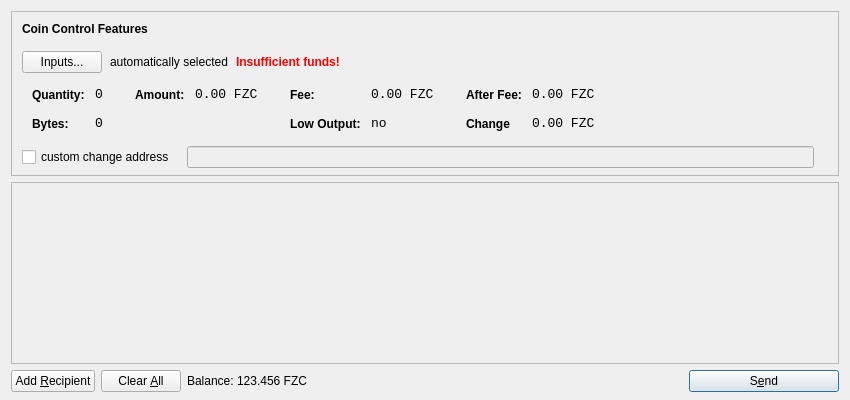
<?xml version="1.0" encoding="UTF-8"?>
<ui version="4.0">
 <class>SendCoinsDialog</class>
 <widget class="QDialog" name="SendCoinsDialog">
  <property name="geometry">
   <rect>
    <x>0</x>
    <y>0</y>
    <width>850</width>
    <height>400</height>
   </rect>
  </property>
  <property name="windowTitle">
   <string>Send Coins</string>
  </property>
  <layout class="QVBoxLayout" name="verticalLayout" stretch="0,1,0">
   <property name="bottomMargin">
    <number>8</number>
   </property>
   <item>
    <widget class="QFrame" name="frameCoinControl">
     <property name="sizePolicy">
      <sizepolicy hsizetype="Expanding" vsizetype="Expanding">
       <horstretch>0</horstretch>
       <verstretch>0</verstretch>
      </sizepolicy>
     </property>
     <property name="maximumSize">
      <size>
       <width>16777215</width>
       <height>16777215</height>
      </size>
     </property>
     <property name="frameShape">
      <enum>QFrame::StyledPanel</enum>
     </property>
     <property name="frameShadow">
      <enum>QFrame::Sunken</enum>
     </property>
     <layout class="QVBoxLayout" name="verticalLayoutCoinControl2">
      <property name="spacing">
       <number>-1</number>
      </property>
      <property name="leftMargin">
       <number>0</number>
      </property>
      <property name="topMargin">
       <number>0</number>
      </property>
      <property name="rightMargin">
       <number>0</number>
      </property>
      <property name="bottomMargin">
       <number>6</number>
      </property>
      <item>
       <layout class="QVBoxLayout" name="verticalLayoutCoinControl" stretch="0,0,0,0,1">
        <property name="spacing">
         <number>0</number>
        </property>
        <property name="leftMargin">
         <number>10</number>
        </property>
        <property name="topMargin">
         <number>10</number>
        </property>
        <item>
         <layout class="QHBoxLayout" name="horizontalLayoutCoinControl1">
          <property name="bottomMargin">
           <number>15</number>
          </property>
          <item>
           <widget class="QLabel" name="labelCoinControlFeatures">
            <property name="sizePolicy">
             <sizepolicy hsizetype="Preferred" vsizetype="Maximum">
              <horstretch>0</horstretch>
              <verstretch>0</verstretch>
             </sizepolicy>
            </property>
            <property name="font">
             <font>
              <weight>75</weight>
              <bold>true</bold>
             </font>
            </property>
            <property name="styleSheet">
             <string notr="true">font-weight:bold;</string>
            </property>
            <property name="text">
             <string>Coin Control Features</string>
            </property>
           </widget>
          </item>
         </layout>
        </item>
        <item>
         <layout class="QHBoxLayout" name="horizontalLayoutCoinControl2" stretch="0,0,0,0">
          <property name="spacing">
           <number>8</number>
          </property>
          <property name="bottomMargin">
           <number>10</number>
          </property>
          <item>
           <widget class="QPushButton" name="pushButtonCoinControl">
            <property name="styleSheet">
             <string notr="true"/>
            </property>
            <property name="text">
             <string>Inputs...</string>
            </property>
           </widget>
          </item>
          <item>
           <widget class="QLabel" name="labelCoinControlAutomaticallySelected">
            <property name="text">
             <string>automatically selected</string>
            </property>
            <property name="margin">
             <number>5</number>
            </property>
           </widget>
          </item>
          <item>
           <widget class="QLabel" name="labelCoinControlInsuffFunds">
            <property name="font">
             <font>
              <weight>75</weight>
              <bold>true</bold>
             </font>
            </property>
            <property name="styleSheet">
             <string notr="true">color:red;font-weight:bold;</string>
            </property>
            <property name="text">
             <string>Insufficient funds!</string>
            </property>
            <property name="margin">
             <number>5</number>
            </property>
           </widget>
          </item>
          <item>
           <spacer name="horizontalSpacerCoinControl">
            <property name="orientation">
             <enum>Qt::Horizontal</enum>
            </property>
            <property name="sizeHint" stdset="0">
             <size>
              <width>40</width>
              <height>1</height>
             </size>
            </property>
           </spacer>
          </item>
         </layout>
        </item>
        <item>
         <widget class="QWidget" name="widgetCoinControl" native="true">
          <property name="sizePolicy">
           <sizepolicy hsizetype="Preferred" vsizetype="Preferred">
            <horstretch>0</horstretch>
            <verstretch>0</verstretch>
           </sizepolicy>
          </property>
          <property name="minimumSize">
           <size>
            <width>0</width>
            <height>0</height>
           </size>
          </property>
          <property name="styleSheet">
           <string notr="true"/>
          </property>
          <layout class="QHBoxLayout" name="horizontalLayoutCoinControl5">
           <property name="margin">
            <number>0</number>
           </property>
           <item>
            <layout class="QHBoxLayout" name="horizontalLayoutCoinControl3" stretch="0,0,0,1">
             <property name="spacing">
              <number>20</number>
             </property>
             <property name="topMargin">
              <number>0</number>
             </property>
             <property name="bottomMargin">
              <number>10</number>
             </property>
             <item>
              <layout class="QFormLayout" name="formLayoutCoinControl1">
               <property name="horizontalSpacing">
                <number>10</number>
               </property>
               <property name="verticalSpacing">
                <number>14</number>
               </property>
               <property name="leftMargin">
                <number>10</number>
               </property>
               <property name="topMargin">
                <number>4</number>
               </property>
               <property name="rightMargin">
                <number>6</number>
               </property>
               <item row="0" column="0">
                <widget class="QLabel" name="labelCoinControlQuantityText">
                 <property name="styleSheet">
                  <string notr="true">font-weight:bold;</string>
                 </property>
                 <property name="text">
                  <string>Quantity:</string>
                 </property>
                 <property name="margin">
                  <number>0</number>
                 </property>
                </widget>
               </item>
               <item row="0" column="1">
                <widget class="QLabel" name="labelCoinControlQuantity">
                 <property name="font">
                  <font>
                   <family>Monospace</family>
                   <pointsize>10</pointsize>
                  </font>
                 </property>
                 <property name="cursor">
                  <cursorShape>IBeamCursor</cursorShape>
                 </property>
                 <property name="contextMenuPolicy">
                  <enum>Qt::ActionsContextMenu</enum>
                 </property>
                 <property name="text">
                  <string>0</string>
                 </property>
                 <property name="margin">
                  <number>0</number>
                 </property>
                 <property name="textInteractionFlags">
                  <set>Qt::LinksAccessibleByMouse|Qt::TextSelectableByKeyboard|Qt::TextSelectableByMouse</set>
                 </property>
                </widget>
               </item>
               <item row="1" column="0">
                <widget class="QLabel" name="labelCoinControlBytesText">
                 <property name="styleSheet">
                  <string notr="true">font-weight:bold;</string>
                 </property>
                 <property name="text">
                  <string>Bytes:</string>
                 </property>
                </widget>
               </item>
               <item row="1" column="1">
                <widget class="QLabel" name="labelCoinControlBytes">
                 <property name="font">
                  <font>
                   <family>Monospace</family>
                   <pointsize>10</pointsize>
                  </font>
                 </property>
                 <property name="cursor">
                  <cursorShape>IBeamCursor</cursorShape>
                 </property>
                 <property name="contextMenuPolicy">
                  <enum>Qt::ActionsContextMenu</enum>
                 </property>
                 <property name="text">
                  <string>0</string>
                 </property>
                 <property name="textInteractionFlags">
                  <set>Qt::LinksAccessibleByMouse|Qt::TextSelectableByKeyboard|Qt::TextSelectableByMouse</set>
                 </property>
                </widget>
               </item>
              </layout>
             </item>
             <item>
              <layout class="QFormLayout" name="formLayoutCoinControl2">
               <property name="horizontalSpacing">
                <number>10</number>
               </property>
               <property name="verticalSpacing">
                <number>14</number>
               </property>
               <property name="leftMargin">
                <number>6</number>
               </property>
               <property name="topMargin">
                <number>4</number>
               </property>
               <property name="rightMargin">
                <number>6</number>
               </property>
               <item row="0" column="0">
                <widget class="QLabel" name="labelCoinControlAmountText">
                 <property name="styleSheet">
                  <string notr="true">font-weight:bold;</string>
                 </property>
                 <property name="text">
                  <string>Amount:</string>
                 </property>
                 <property name="margin">
                  <number>0</number>
                 </property>
                </widget>
               </item>
               <item row="0" column="1">
                <widget class="QLabel" name="labelCoinControlAmount">
                 <property name="font">
                  <font>
                   <family>Monospace</family>
                   <pointsize>10</pointsize>
                  </font>
                 </property>
                 <property name="cursor">
                  <cursorShape>IBeamCursor</cursorShape>
                 </property>
                 <property name="contextMenuPolicy">
                  <enum>Qt::ActionsContextMenu</enum>
                 </property>
                 <property name="text">
                  <string notr="true">0.00 FZC</string>
                 </property>
                 <property name="textInteractionFlags">
                  <set>Qt::LinksAccessibleByMouse|Qt::TextSelectableByKeyboard|Qt::TextSelectableByMouse</set>
                 </property>
                </widget>
               </item>
              </layout>
             </item>
             <item>
              <layout class="QFormLayout" name="formLayoutCoinControl3">
               <property name="horizontalSpacing">
                <number>10</number>
               </property>
               <property name="verticalSpacing">
                <number>14</number>
               </property>
               <property name="leftMargin">
                <number>6</number>
               </property>
               <property name="topMargin">
                <number>4</number>
               </property>
               <property name="rightMargin">
                <number>6</number>
               </property>
               <item row="0" column="0">
                <widget class="QLabel" name="labelCoinControlFeeText">
                 <property name="styleSheet">
                  <string notr="true">font-weight:bold;</string>
                 </property>
                 <property name="text">
                  <string>Fee:</string>
                 </property>
                 <property name="margin">
                  <number>0</number>
                 </property>
                </widget>
               </item>
               <item row="0" column="1">
                <widget class="QLabel" name="labelCoinControlFee">
                 <property name="font">
                  <font>
                   <family>Monospace</family>
                   <pointsize>10</pointsize>
                  </font>
                 </property>
                 <property name="cursor">
                  <cursorShape>IBeamCursor</cursorShape>
                 </property>
                 <property name="contextMenuPolicy">
                  <enum>Qt::ActionsContextMenu</enum>
                 </property>
                 <property name="text">
                  <string notr="true">0.00 FZC</string>
                 </property>
                 <property name="textInteractionFlags">
                  <set>Qt::LinksAccessibleByMouse|Qt::TextSelectableByKeyboard|Qt::TextSelectableByMouse</set>
                 </property>
                </widget>
               </item>
               <item row="1" column="0">
                <widget class="QLabel" name="labelCoinControlLowOutputText">
                 <property name="styleSheet">
                  <string notr="true">font-weight:bold;</string>
                 </property>
                 <property name="text">
                  <string>Low Output:</string>
                 </property>
                </widget>
               </item>
               <item row="1" column="1">
                <widget class="QLabel" name="labelCoinControlLowOutput">
                 <property name="font">
                  <font>
                   <family>Monospace</family>
                   <pointsize>10</pointsize>
                  </font>
                 </property>
                 <property name="cursor">
                  <cursorShape>IBeamCursor</cursorShape>
                 </property>
                 <property name="contextMenuPolicy">
                  <enum>Qt::ActionsContextMenu</enum>
                 </property>
                 <property name="text">
                  <string>no</string>
                 </property>
                 <property name="textInteractionFlags">
                  <set>Qt::LinksAccessibleByMouse|Qt::TextSelectableByKeyboard|Qt::TextSelectableByMouse</set>
                 </property>
                </widget>
               </item>
              </layout>
             </item>
             <item>
              <layout class="QFormLayout" name="formLayoutCoinControl4">
               <property name="horizontalSpacing">
                <number>10</number>
               </property>
               <property name="verticalSpacing">
                <number>14</number>
               </property>
               <property name="leftMargin">
                <number>6</number>
               </property>
               <property name="topMargin">
                <number>4</number>
               </property>
               <property name="rightMargin">
                <number>6</number>
               </property>
               <item row="0" column="0">
                <widget class="QLabel" name="labelCoinControlAfterFeeText">
                 <property name="styleSheet">
                  <string notr="true">font-weight:bold;</string>
                 </property>
                 <property name="text">
                  <string>After Fee:</string>
                 </property>
                 <property name="margin">
                  <number>0</number>
                 </property>
                </widget>
               </item>
               <item row="0" column="1">
                <widget class="QLabel" name="labelCoinControlAfterFee">
                 <property name="font">
                  <font>
                   <family>Monospace</family>
                   <pointsize>10</pointsize>
                  </font>
                 </property>
                 <property name="cursor">
                  <cursorShape>IBeamCursor</cursorShape>
                 </property>
                 <property name="contextMenuPolicy">
                  <enum>Qt::ActionsContextMenu</enum>
                 </property>
                 <property name="text">
                  <string notr="true">0.00 FZC</string>
                 </property>
                 <property name="textInteractionFlags">
                  <set>Qt::LinksAccessibleByMouse|Qt::TextSelectableByKeyboard|Qt::TextSelectableByMouse</set>
                 </property>
                </widget>
               </item>
               <item row="1" column="0">
                <widget class="QLabel" name="labelCoinControlChangeText">
                 <property name="styleSheet">
                  <string notr="true">font-weight:bold;</string>
                 </property>
                 <property name="text">
                  <string>Change</string>
                 </property>
                </widget>
               </item>
               <item row="1" column="1">
                <widget class="QLabel" name="labelCoinControlChange">
                 <property name="font">
                  <font>
                   <family>Monospace</family>
                   <pointsize>10</pointsize>
                  </font>
                 </property>
                 <property name="cursor">
                  <cursorShape>IBeamCursor</cursorShape>
                 </property>
                 <property name="contextMenuPolicy">
                  <enum>Qt::ActionsContextMenu</enum>
                 </property>
                 <property name="text">
                  <string notr="true">0.00 FZC</string>
                 </property>
                 <property name="textInteractionFlags">
                  <set>Qt::LinksAccessibleByMouse|Qt::TextSelectableByKeyboard|Qt::TextSelectableByMouse</set>
                 </property>
                </widget>
               </item>
              </layout>
             </item>
            </layout>
           </item>
          </layout>
         </widget>
        </item>
        <item>
         <layout class="QHBoxLayout" name="horizontalLayoutCoinControl4" stretch="0,0,0">
          <property name="spacing">
           <number>12</number>
          </property>
          <property name="sizeConstraint">
           <enum>QLayout::SetDefaultConstraint</enum>
          </property>
          <property name="topMargin">
           <number>5</number>
          </property>
          <property name="rightMargin">
           <number>5</number>
          </property>
          <item>
           <widget class="QCheckBox" name="checkBoxCoinControlChange">
            <property name="text">
             <string>custom change address</string>
            </property>
           </widget>
          </item>
          <item>
           <widget class="QLineEdit" name="lineEditCoinControlChange">
            <property name="enabled">
             <bool>false</bool>
            </property>
            <property name="sizePolicy">
             <sizepolicy hsizetype="Expanding" vsizetype="Fixed">
              <horstretch>0</horstretch>
              <verstretch>0</verstretch>
             </sizepolicy>
            </property>
           </widget>
          </item>
          <item>
           <widget class="QLabel" name="labelCoinControlChangeLabel">
            <property name="sizePolicy">
             <sizepolicy hsizetype="Preferred" vsizetype="Expanding">
              <horstretch>0</horstretch>
              <verstretch>0</verstretch>
             </sizepolicy>
            </property>
            <property name="minimumSize">
             <size>
              <width>0</width>
              <height>0</height>
             </size>
            </property>
            <property name="text">
             <string/>
            </property>
            <property name="margin">
             <number>3</number>
            </property>
           </widget>
          </item>
         </layout>
        </item>
        <item>
         <spacer name="verticalSpacerCoinControl">
          <property name="orientation">
           <enum>Qt::Vertical</enum>
          </property>
          <property name="sizeHint" stdset="0">
           <size>
            <width>800</width>
            <height>1</height>
           </size>
          </property>
         </spacer>
        </item>
       </layout>
      </item>
     </layout>
    </widget>
   </item>
   <item>
    <widget class="QScrollArea" name="scrollArea">
     <property name="widgetResizable">
      <bool>true</bool>
     </property>
     <widget class="QWidget" name="scrollAreaWidgetContents">
      <property name="geometry">
       <rect>
        <x>0</x>
        <y>0</y>
        <width>830</width>
        <height>165</height>
       </rect>
      </property>
      <layout class="QVBoxLayout" name="verticalLayout_2">
       <property name="margin">
        <number>0</number>
       </property>
       <item>
        <layout class="QVBoxLayout" name="entries">
         <property name="spacing">
          <number>6</number>
         </property>
        </layout>
       </item>
       <item>
        <spacer name="verticalSpacer">
         <property name="orientation">
          <enum>Qt::Vertical</enum>
         </property>
         <property name="sizeHint" stdset="0">
          <size>
           <width>20</width>
           <height>40</height>
          </size>
         </property>
        </spacer>
       </item>
      </layout>
     </widget>
    </widget>
   </item>
   <item>
    <layout class="QHBoxLayout" name="horizontalLayout">
     <item>
      <widget class="QPushButton" name="addButton">
       <property name="toolTip">
        <string>Send to multiple recipients at once</string>
       </property>
       <property name="text">
        <string>Add &amp;Recipient</string>
       </property>
       <property name="autoDefault">
        <bool>false</bool>
       </property>
      </widget>
     </item>
     <item>
      <widget class="QPushButton" name="clearButton">
       <property name="sizePolicy">
        <sizepolicy hsizetype="Minimum" vsizetype="Fixed">
         <horstretch>0</horstretch>
         <verstretch>0</verstretch>
        </sizepolicy>
       </property>
       <property name="toolTip">
        <string>Remove all transaction fields</string>
       </property>
       <property name="text">
        <string>Clear &amp;All</string>
       </property>
       <property name="autoRepeatDelay">
        <number>300</number>
       </property>
       <property name="autoDefault">
        <bool>false</bool>
       </property>
      </widget>
     </item>
     <item>
      <layout class="QHBoxLayout" name="horizontalLayout_2">
       <property name="spacing">
        <number>3</number>
       </property>
       <item>
        <widget class="QLabel" name="label">
         <property name="sizePolicy">
          <sizepolicy hsizetype="Preferred" vsizetype="Fixed">
           <horstretch>0</horstretch>
           <verstretch>0</verstretch>
          </sizepolicy>
         </property>
         <property name="text">
          <string>Balance:</string>
         </property>
        </widget>
       </item>
       <item>
        <widget class="QLabel" name="labelBalance">
         <property name="sizePolicy">
          <sizepolicy hsizetype="Preferred" vsizetype="Fixed">
           <horstretch>0</horstretch>
           <verstretch>0</verstretch>
          </sizepolicy>
         </property>
         <property name="cursor">
          <cursorShape>IBeamCursor</cursorShape>
         </property>
         <property name="text">
          <string notr="true">123.456 FZC</string>
         </property>
         <property name="textInteractionFlags">
          <set>Qt::LinksAccessibleByMouse|Qt::TextSelectableByKeyboard|Qt::TextSelectableByMouse</set>
         </property>
        </widget>
       </item>
      </layout>
     </item>
     <item>
      <spacer name="horizontalSpacer">
       <property name="orientation">
        <enum>Qt::Horizontal</enum>
       </property>
       <property name="sizeHint" stdset="0">
        <size>
         <width>40</width>
         <height>20</height>
        </size>
       </property>
      </spacer>
     </item>
     <item>
      <widget class="QPushButton" name="sendButton">
       <property name="minimumSize">
        <size>
         <width>150</width>
         <height>0</height>
        </size>
       </property>
       <property name="toolTip">
        <string>Confirm the send action</string>
       </property>
       <property name="text">
        <string>S&amp;end</string>
       </property>
       <property name="icon">
        <iconset resource="../bitcoin.qrc">
         <normaloff>:/icons/send</normaloff>:/icons/send</iconset>
       </property>
       <property name="default">
        <bool>true</bool>
       </property>
      </widget>
     </item>
    </layout>
   </item>
  </layout>
 </widget>
 <resources>
  <include location="../bitcoin.qrc"/>
 </resources>
 <connections/>
</ui>
